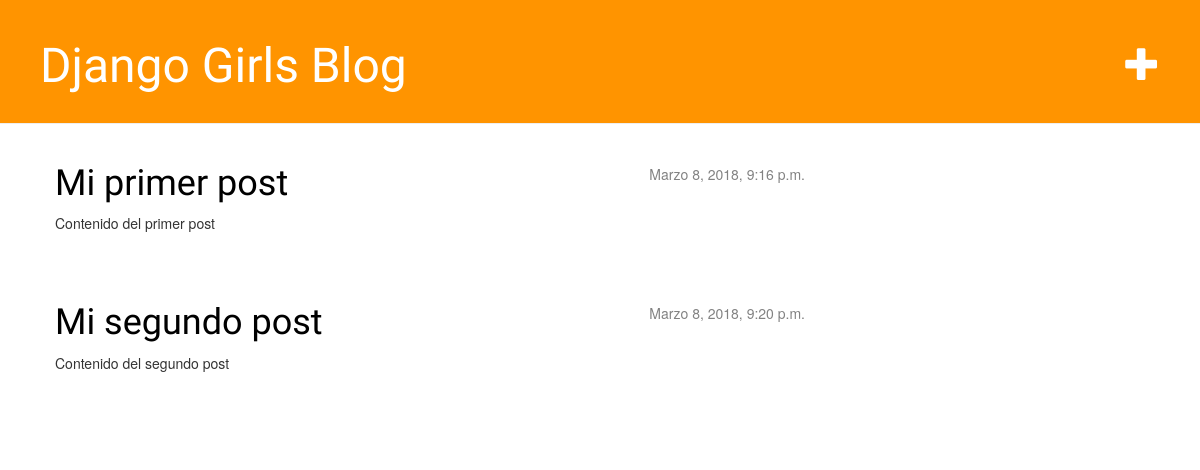
The app's page /, older data.
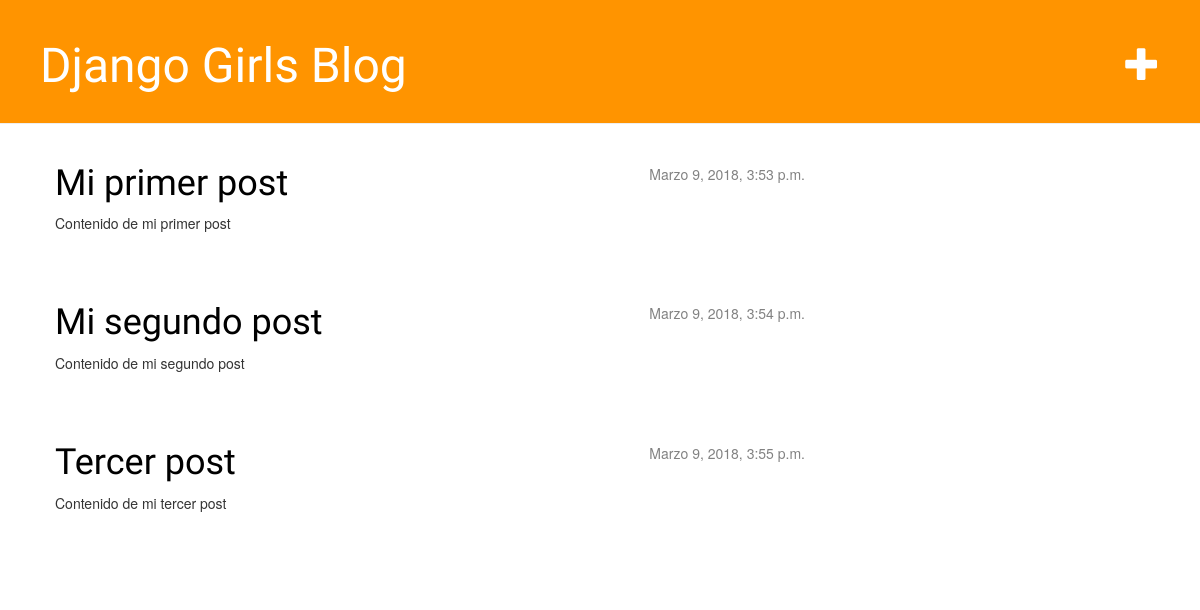
The same page, newer data.
### sst/models.py (models this page shows, shortened)
class Post(models.Model):
  author       = models.ForeignKey('auth.User', on_delete = models.CASCADE) # Clave foranea, vinculo a otro modelo
  title        = models.CharField(max_length = 200, verbose_name = "Título")  # Define un texto con un número limitado de caracteres
  text         = models.TextField(verbose_name = "Texto") # Define textos largos sin ĺimites
  created_date = models.DateTimeField(
    default = timezone.now)
  published_date = models.DateTimeField(
    blank = True, null = True)

### sst/views.py (the view)
# urls.py: url(r'^$', views.post_list),
def post_list(request):
  post = Post.objects.filter(published_date__lte = timezone.now()).order_by('published_date')
  return render(request, 'sst/post_list.html', {'post': post})

### sst/templates/sst/post_list.html
{% extends 'sst/base.html' %}
{% block content %}
  {% for post in post %}
    <div class="post">
      <div class="date">
        {{ post.published_date }}
      </div>
      <h1><a href="{% url 'post_detail' pk=post.pk %}">{{ post.title }}</a></h1>
      <p>{{ post.text|linebreaksbr }}</p>
    </div>
  {% endfor %}
{% endblock %}

Row changes from the older to the newer data that the page shows:
changed Post "Mi primer post": published_date "Marzo 8, 2018, 9:16 p.m." → "Marzo 9, 2018, 3:53 p.m."; text "Contenido del primer post" → "Contenido de mi primer post"
changed Post "Mi segundo post": published_date "Marzo 8, 2018, 9:20 p.m." → "Marzo 9, 2018, 3:54 p.m."; text "Contenido del segundo post" → "Contenido de mi segundo post"
now on this page (row edited): Post: published_date "Marzo 9, 2018, 3:55 p.m.", title "Tercer post", text "Contenido de mi tercer post"
